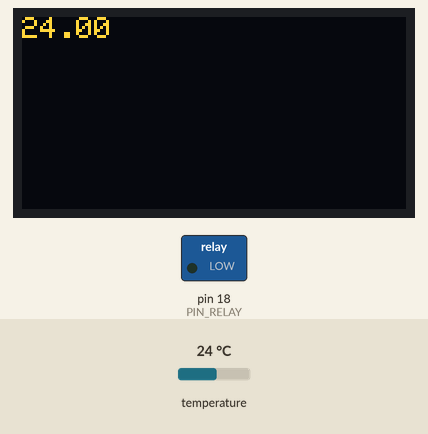
Simulated run of this sketch. Board: Arduino Mega 2560, built with avr-gcc and run on an emulated ATmega2560. Shown: 128×64 one-colour display, switched loads named in the sketch (green lamp = pin HIGH). The test bench sets the inputs (shaded band); at power-on: temperature 24 °C. The OLED is the two-colour kind (top 16 rows yellow).

Above: at 1.2 s.
1.3 s: temperature set to 30 °C
At 2.4 s:
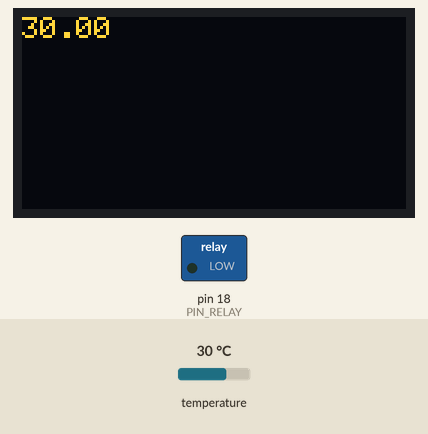
2.8 s: temperature set to 33 °C
At 3.2 s:
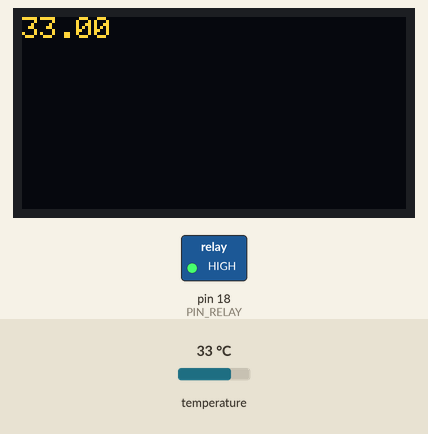
4.3 s: temperature set to 12 °C
At 5.1 s:
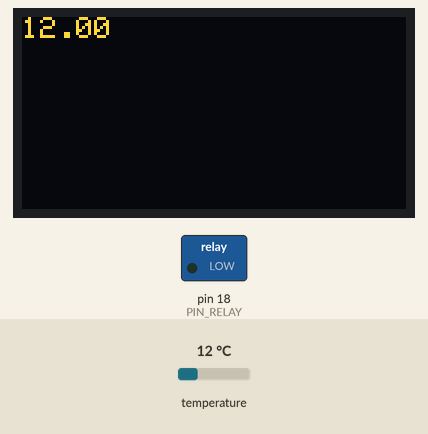
Timing chart, 0 to 7.3 s (numbered marks = the images above; inputs shaded):
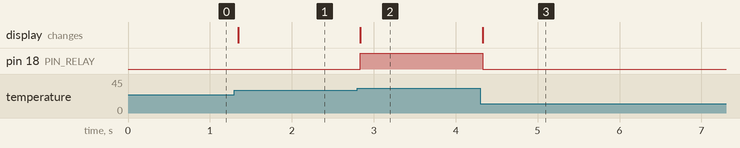

Measured:
- the behaviour switches between 31 and 32 °C on temperature (found by bisection; images 1 and 2)
- after the input at 1.3 s, the display: changes after 0.05 s (image 1)
- after the input at 2.8 s, pin 18 (PIN_RELAY): LOW → HIGH at once; the display: changes at once (image 2)
- after the input at 4.3 s, pin 18 (PIN_RELAY): HIGH → LOW at once; the display: changes at once (image 3)

The sketch:

Ejercicio_3_Clase_28_3.ino
```cpp
/*
  Seminario de Informatica y Telecomunicaciones
  Clase 28/3 - Ejercicio 3

*/

#include <Wire.h>
#include <Adafruit_GFX.h>
#include <Adafruit_SSD1306.h>

#include <Adafruit_Sensor.h>
#include <DHT.h>
#include <DHT_U.h>

#define SCREEN_WIDTH 128 // OLED display width, in pixels
#define SCREEN_HEIGHT 64 // OLED display height, in pixels

#define DHTPIN 23     // Digital pin connected to the DHT sensor
#define DHTTYPE    DHT11     // DHT 11

#define PIN_RELAY 18

float temp;


DHT_Unified dht(DHTPIN, DHTTYPE);

Adafruit_SSD1306 display(SCREEN_WIDTH, SCREEN_HEIGHT, &Wire, -1);

sensor_t sensor;

void setup() {

  pinMode(PIN_RELAY, OUTPUT);

  Serial.begin(115200);

  dht.begin();

  if (!display.begin(SSD1306_SWITCHCAPVCC, 0x3C)) {
    Serial.println(F("SSD1306 allocation failed"));
    for (;;);
  }

}

void loop() {

  sensors_event_t event;
  dht.temperature().getEvent(&event);

  display.clearDisplay();

  display.setTextSize(1);
  display.setTextColor(WHITE);
  display.setCursor(0, 0);
  temp=event.temperature;
  display.println(event.temperature);
  display.display();


  if(temp>31){
    digitalWrite(PIN_RELAY, HIGH);
  }
  else {
        digitalWrite(PIN_RELAY, LOW);

  }

}
```
